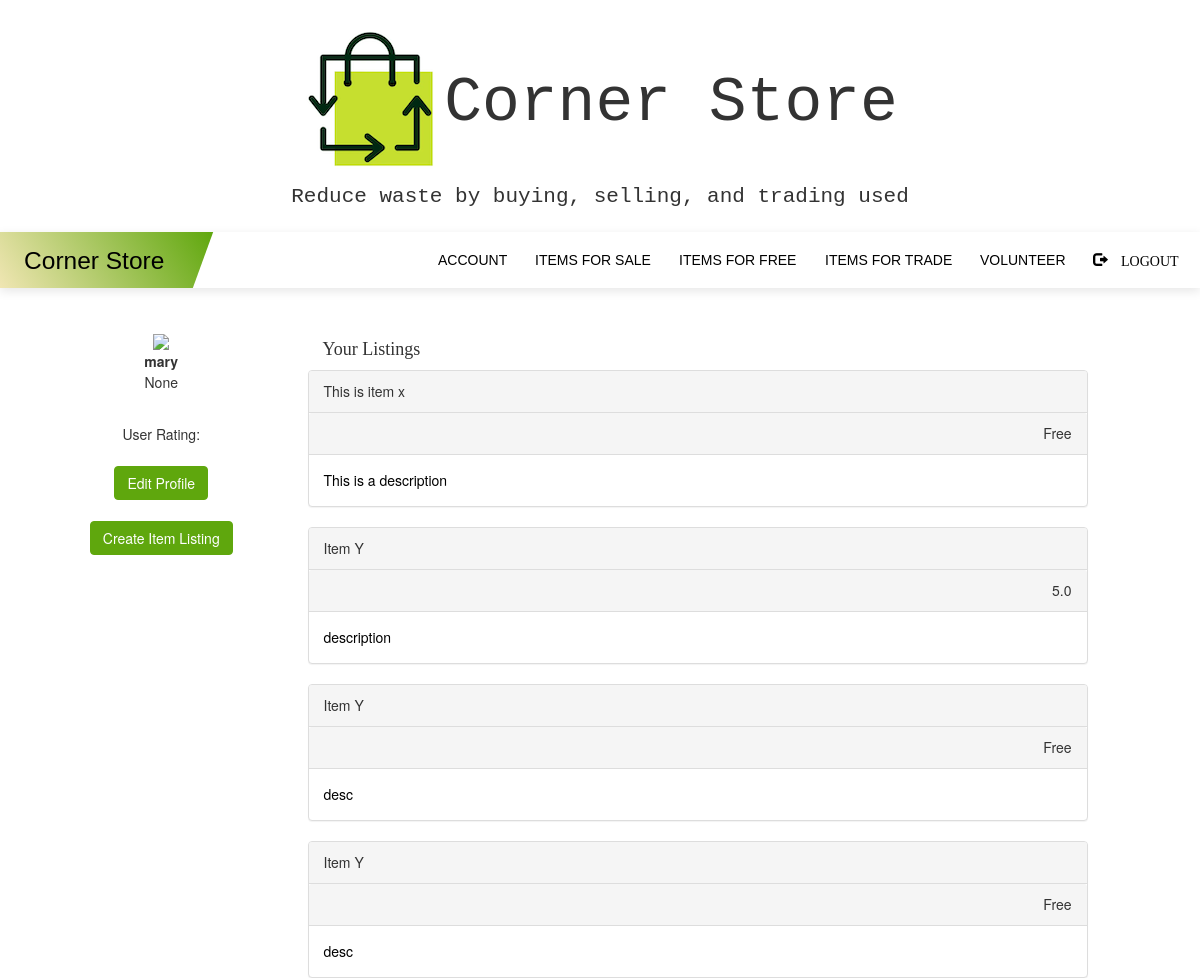
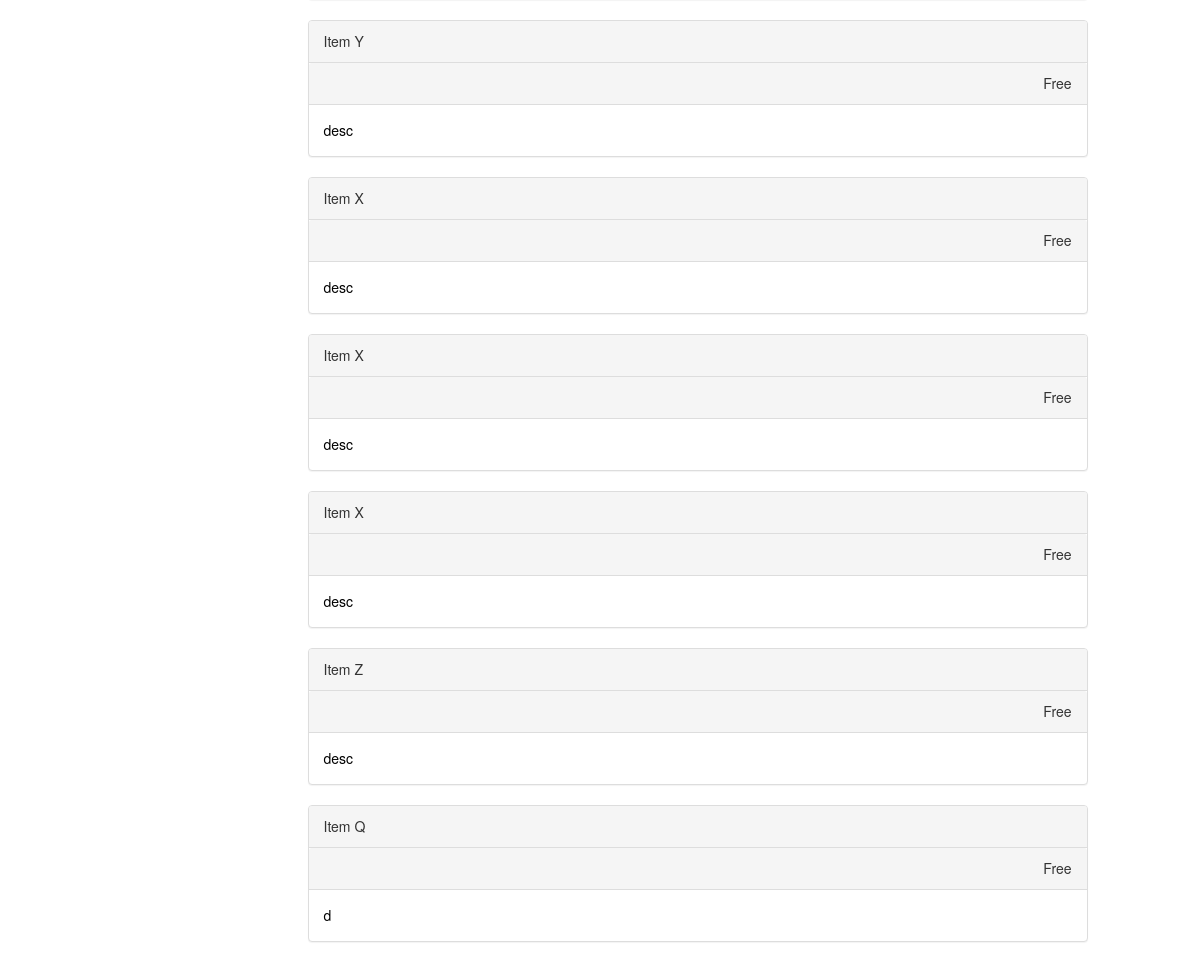
/profile (signed in), run on an earlier commit of the app's database (2 pictures, top to bottom).
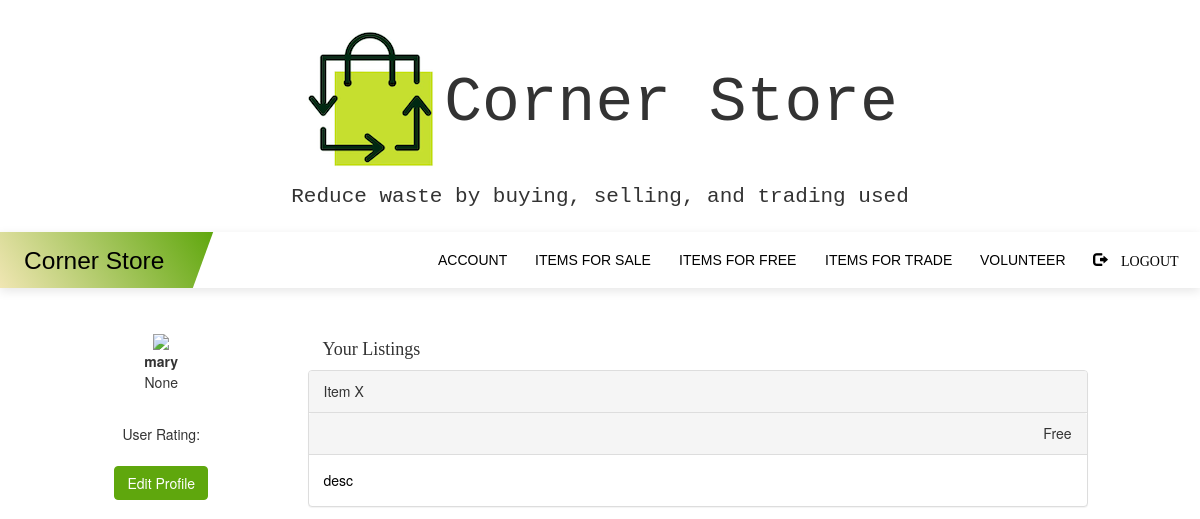
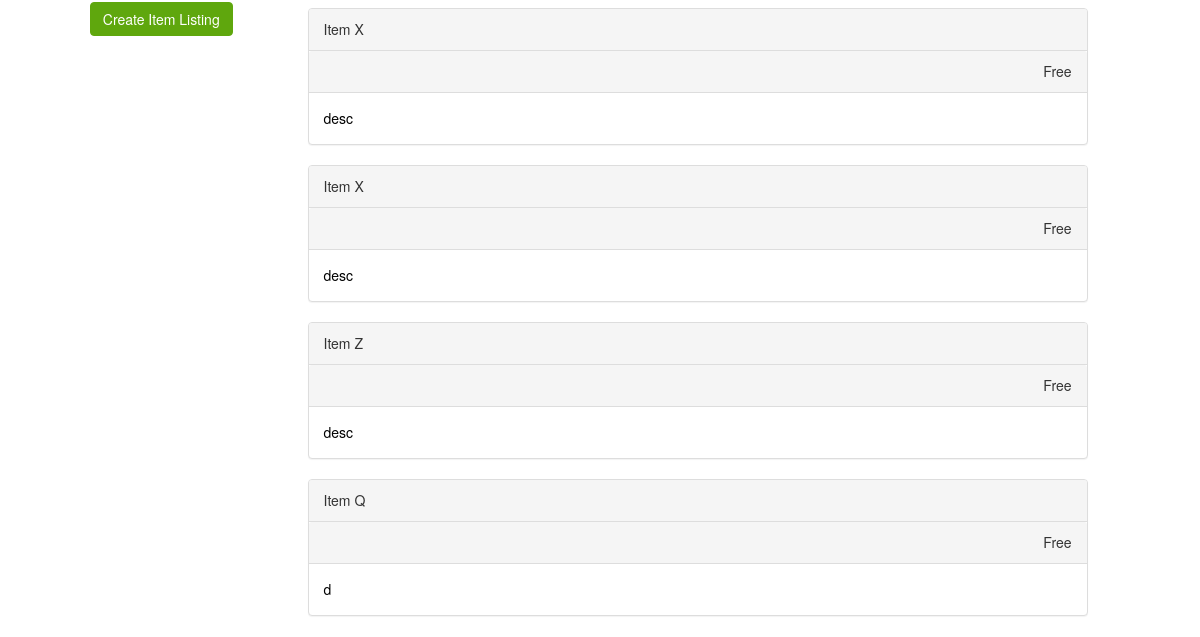
And on a later commit of the database (2 pictures, top to bottom).
### myapp/models.py (models this page shows, shortened)
class User(UserMixin, db.Model):
    __tablename__ = 'users'
    id = db.Column(db.Integer, primary_key=True)
    username = db.Column(db.String(64), unique=True, index=True)
    email = db.Column(db.String(128), unique=True)
    password = db.Column(db.String(128))
    admin = db.Column(db.String(10))
    agency = db.Column(db.String(10))
    profile = db.relationship('Profile', backref='users', lazy='dynamic')
    listings = db.relationship('Listing', backref='users', lazy='dynamic')
    volunteer = db.relationship('Volunteer', backref='users', lazy='dynamic')
    bevolunteer = db.relationship('BeVolunteer', backref='users', lazy='dynamic')

class Listing(db.Model):
    id = db.Column(db.Integer, primary_key=True)
    image_file = db.Column(db.String(20),nullable=False,default='default.jpg')
    name = db.Column(db.String(64))
    description = db.Column(db.String(512))
    location = db.Column(db.Integer)
    agency = db.Column(db.String(128))
    warehouse = db.Column(db.Boolean, default=False)
    free = db.Column(db.Boolean, default=False)
    price = db.Column(db.Float, default=0.00)
    trade = db.Column(db.Boolean, default=False)
    user_id = db.Column(db.Integer, db.ForeignKey('users.id'))
    status = db.Column(db.String, default='For Sale')

### myapp/routes.py (the view)
@myapp_obj.route("/profile")
@login_required
def profile():
    username = current_user.username
    user_id = current_user.id
    agency = current_user.agency
    admin = current_user.admin
    if agency == 'True':
        return redirect('/agencyprofile')
    if admin == 'True':
        return redirect('/adminprofile')
    listings = Listing.query.filter(Listing.user_id==user_id)
    return render_template('profile.html', username = username, agency=agency, listings=listings)

### myapp/models.py (called while the page is built)
@login.user_loader
def load_user(id):
    return User.query.get(int(id))

### myapp/templates/profile.html (shortened to what this page needs)
{% extends "base.html" %}
{% block content %}
<br><br>
<div class="container rounded bg-white mt-5 mb-5">
    <div class="row">
        <div class="col-md-3 border-right">
            <div class="d-flex flex-column align-items-center text-center p-3 py-5">
                <img class="rounded-circle mt-5" width="150px" src="https://st3.depositphotos.com/15648834/17930/v/600/depositphotos_179308454-stock-illustration-unknown-person-silhouette-glasses-profile.jpg">
                <br> <center><strong><span class="font-weight-bold"> {{ username }}</span></strong>
                   <p> {{ agency }}</p>
                <br><span> User Rating: </span> <br><br>
                <span><a href="/editprofile"> <button type="button" class="btn btn-primary">Edit Profile</button> </a></span><br><br>
                <span><a href="/createlisting"><button type="button" class="btn btn-primary">Create Item Listing</button></a></span>
            </center>
            </div>
        </div>
        <div class="col-md-8 border-right">
            <div class="p-3 py-5">
                <h4 style='font-family: Monaco;'>Your Listings</h4>
                <div class="row mt-2">
                    {% for i in listings %}
                        {% if i.status == 'For Sale' %}
                        <a href="/managelistings/{{i.id}}">
                        <div class="panel panel-default">
                          <div class="panel-heading">
                            <div class="col">{{ i.name }}</div>
                        </div>
                        <div class="panel-heading">
                                <div class='col', style="text-align:right">
                            {% if i.price==0.00 %}
                                Free
                            {% else %}
                                {{i.price }}
                            {% endif %}
                        </div>
                    </div>
                          <div class="panel-body">
                            {{ i.description }} </div>
                        </div>
                    </a>
                        {% endif %}
                    {% endfor %}
                </div>
            </div>
        </div>
    </div>
</div>
</div>
{% endblock %}

### myapp/templates/base.html (shortened to what this page needs)
<!DOCTYPE html>
<html lang="en">
<html xmlns="http://www.w3.org/1999/xhtml"
      xmlns:th="http://www.thymeleaf.org">
<head>
    <link rel="stylesheet" href="https://maxcdn.bootstrapcdn.com/bootstrap/3.4.1/css/bootstrap.min.css">
    <link rel= "stylesheet" type= "text/css" href= "{{ url_for('static',filename='nav.css') }}">
</head>
<body>
<div class="jumbotron">
    <div class="container text-center">
        <h1><img src="{{url_for('static', filename='recyclebag.png')}}" alt="recycle">Corner Store</h1>
        <p>Reduce waste by buying, selling, and trading used </p>
    </div>
</div>
<nav id="nav">
    <div class="nav left">
        <span class="gradient skew"><h1 class="logo un-skew"><a href="/">Corner Store</a></h1></span>
    </div>
    <div class="nav right">
        <a href="/profile" class="nav-link"><span class="nav-link-span"><span class="u-nav">Account</span></span></a>
        <a href="/listings" class="nav-link"><span class="nav-link-span"><span class="u-nav">Items for Sale</span></span></a>
        <a href="/freelistings" class="nav-link"><span class="nav-link-span"><span class="u-nav">Items for Free</span></span></a>
        <a href="/tradelistings" class="nav-link"><span class="nav-link-span"><span class="u-nav">Items for Trade</span></span></a>
        <a href="/vollisting" class="nav-link"><span class="nav-link-span"><span class="u-nav">Volunteer</span></span></a>
        <a href="/logout" class="nav-link"><span class="nav-link-span">
          <span class="glyphicon glyphicon-log-out"> Logout</span></span></a>
    </div>
</nav>
<div>
    {% block content %}
    {% endblock %}
</body>
</html>

### myapp/static/nav.css (style rules this page uses)
button { background: none; box-shadow: none; border: none; cursor: pointer; }
html { scroll-behavior: smooth; }
body { line-height: 1.5em; padding: 0; margin: 0; }
.skew { transform: skew(-20deg); }
.un-skew { transform: skew(20deg); }
#nav { background-color: #fff; box-shadow: 0px 3px 10px rgba(0, 0, 0, 0.1); display: flex; flex-direction: column; font-family: "Saira Semi Condensed", sans-serif; height: 4em; overflow: hidden; }
.nav { display: flex; height: 4em; line-height: 4em; flex-grow: 1; }
.nav-link, .logo { padding: 0 1em; }
span.gradient { background: #ffdcbc; background: -webkit-linear-gradient(45deg, #FEECC3, #5fa70d); background: linear-gradient(45deg, #FEECC3, #5fa70d); padding: 0 1em; position: relative; right: 1em; margin-right: auto; }
h1.logo { font-weight: 300; font-size: 1.75em; line-height: 0.75em; color: #fff; }
.nav-link { text-transform: uppercase; text-align: center; border-top: 0.5px solid #ddd; }
a:link, a:visited, a:active { text-decoration: none; color: black; }
.right { display: flex; flex-direction: column; height: 100%; }
.btn-primary { color: #fff; background-color: #5fa70d; border-color: #5fa70d; }
@media (min-width: 800px) { #nav { overflow: hidden; flex-direction: row; } }
@media (min-width: 800px) { .nav-link { border-top: none; } }
@media (min-width: 800px) { .right { overflow: hidden; flex-direction: row; justify-content: flex-end; position: relative; left: 1.5em; height: auto; } }
@media (min-width: 800px) { .nav-link-span { transform: skew(20deg); display: inline-block; } }
@media (min-width: 800px) { .nav-link { transform: skew(-20deg); color: #777; text-decoration: none; } }
@media (min-width: 800px) { .nav-link:last-child { padding-right: 3em; } }

### myapp/templates/base.html (style rules this page uses)
.jumbotron { margin-bottom: 0; font-family: "Monaco", "Courier New", monospace; background-color: white; padding: 10px; }

What changed in the data, as far as the page shows it:
removed Listing: name "This is item x", price "Free", description "This is a description"
removed Listing: name "Item Y", price "5.0", description "description"
removed Listing: name "Item Y", price "Free", description "desc"
removed Listing: name "Item Y", price "Free", description "desc"
removed Listing: name "Item Y", price "Free", description "desc"
